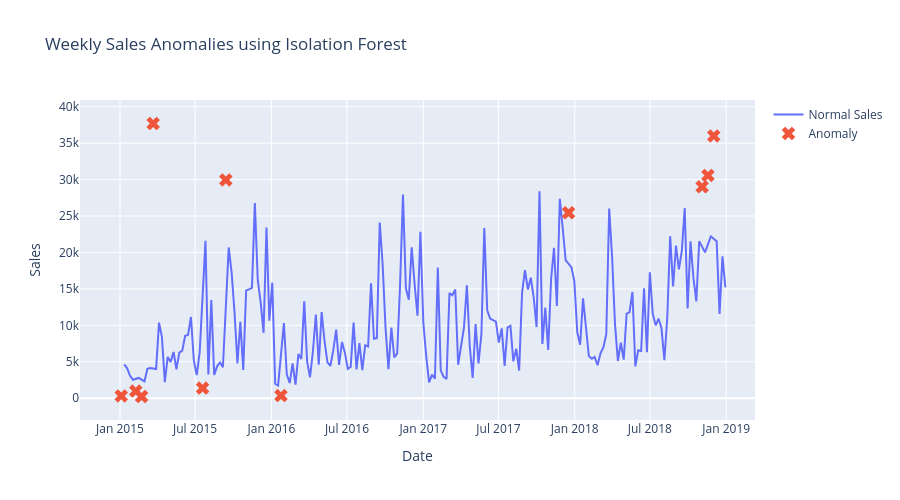

Here is the notebook cell this chart was saved with:
### Code cell
import plotly.graph_objects as go


fig = go.Figure()


# Normal sales
normal = weekly_sales[
    weekly_sales["Isolation_Anomaly"] == "Normal"
]


# Anomaly sales
anomaly = weekly_sales[
    weekly_sales["Isolation_Anomaly"] == "Anomaly"
]


fig.add_trace(
    go.Scatter(
        x=normal["Order Date"],
        y=normal["Sales"],
        mode="lines",
        name="Normal Sales"
    )
)


fig.add_trace(
    go.Scatter(
        x=anomaly["Order Date"],
        y=anomaly["Sales"],
        mode="markers",
        name="Anomaly",
        marker=dict(
            symbol="x",
            size=12
        )
    )
)


fig.update_layout(
    title="Weekly Sales Anomalies using Isolation Forest",
    xaxis_title="Date",
    yaxis_title="Sales",
    hovermode="x unified",
    height=500
)


fig.show()

### Figure 1 — Plotly figure (JSON) as saved in the notebook; plotly's stock layout.template omitted (floating-point values rounded to 4 significant figures; data arrays with more than 128 entries replaced by an {"elided": "..."} marker saying what was removed)
{"data": [{"mode": "lines", "name": "Normal Sales", "type": "scatter", "x": {"elided": "198 str values"}, "y": {"elided": "198 float values"}}, {"marker": {"size": 12, "symbol": "x"}, "mode": "markers", "name": "Anomaly", "type": "scatter", "x": ["2015-01-04T00:00:00.000000", "2015-02-08T00:00:00.000000", "2015-02-22T00:00:00.000000", "2015-03-22T00:00:00.000000", "2015-07-19T00:00:00.000000", "2015-09-13T00:00:00.000000", "2016-01-24T00:00:00.000000", "2017-12-17T00:00:00.000000", "2018-11-04T00:00:00.000000", "2018-11-18T00:00:00.000000", "2018-12-02T00:00:00.000000"], "y": [304.5, 968.5, 224.9, 37700.0, 1388.0, 29960.0, 358.5, 25450.0, 29020.0, 30570.0, 36000.0]}], "layout": {"height": 500, "hovermode": "x unified", "title": {"text": "Weekly Sales Anomalies using Isolation Forest"}, "xaxis": {"title": {"text": "Date"}}, "yaxis": {"title": {"text": "Sales"}}}}
